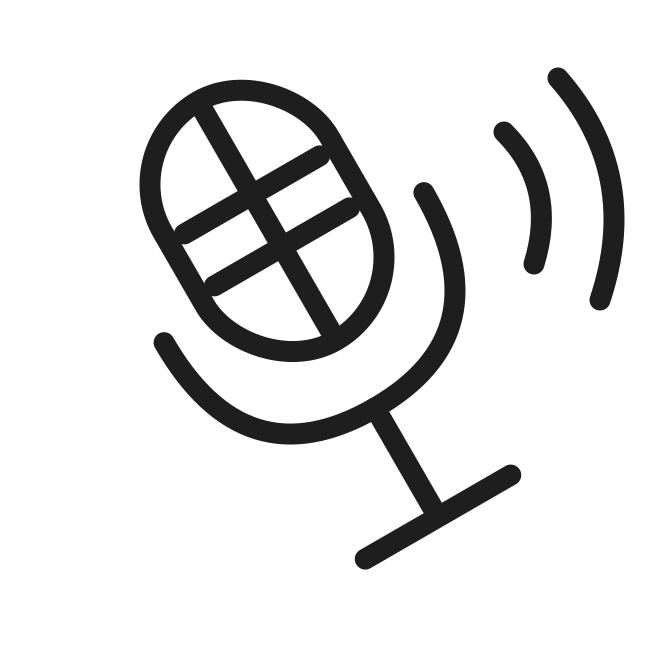

Here is the Python script that generated this plot:
import cairosvg
INK='#1E1E1E'
s=f'''<svg xmlns="http://www.w3.org/2000/svg" viewBox="0 0 220 220" width="660" height="660">
<g stroke="{INK}" stroke-width="7" stroke-linecap="round" stroke-linejoin="round" fill="none">
 <g transform="rotate(-30 110 110)">
  <rect x="78" y="22" width="64" height="92" rx="32" fill="#fff"/>
  <path d="M84 58 H136 M84 78 H136 M110 26 V110"/>
  <path d="M60 86 Q60 140 110 140 Q160 140 160 86"/>
  <path d="M110 140 V178 M82 182 H138"/>
 </g>
 <path d="M168 44 Q186 62 178 88"/>
 <path d="M186 26 Q214 58 200 100"/>
</g></svg>'''
open('micro.svg','w').write(s); cairosvg.svg2png(bytestring=s.encode(),write_to='micro.png')
